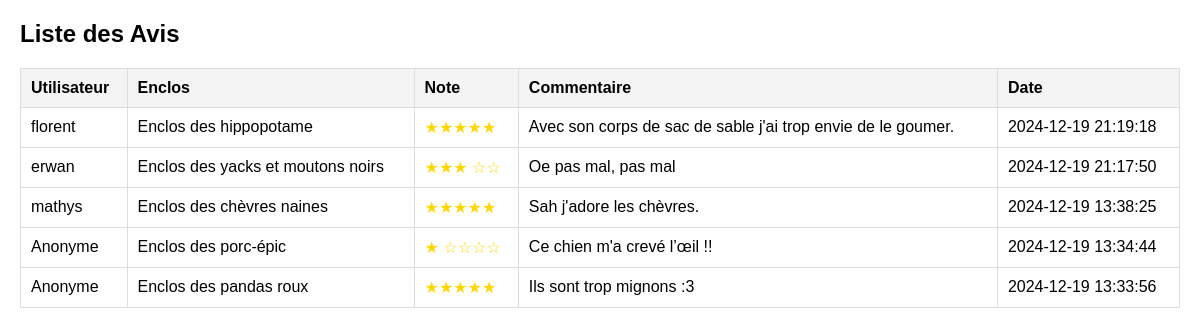
Page /back/get_review.php on the committed database.
### tables this page shows
CREATE TABLE IF NOT EXISTS `reviews` (
  `review_id` int NOT NULL AUTO_INCREMENT,
  `user_id` int DEFAULT NULL,
  `enclosure_id` int DEFAULT NULL,
  `rating` int NOT NULL,
  `comment` text,
  `created_at` timestamp NULL DEFAULT CURRENT_TIMESTAMP,
  PRIMARY KEY (`review_id`),
  KEY `user_id` (`user_id`),
  KEY `enclosure_id` (`enclosure_id`)
);

CREATE TABLE IF NOT EXISTS `users` (
  `user_id` int NOT NULL AUTO_INCREMENT,
  `username` varchar(50) NOT NULL,
  `password` varchar(255) NOT NULL,
  `email` varchar(100) NOT NULL,
  `role` enum('user','admin') NOT NULL DEFAULT 'user',
  `created_at` timestamp NULL DEFAULT CURRENT_TIMESTAMP,
  PRIMARY KEY (`user_id`),
  UNIQUE KEY `username` (`username`),
  UNIQUE KEY `email` (`email`)
);

CREATE TABLE IF NOT EXISTS `enclosures` (
  `enclosure_id` int NOT NULL AUTO_INCREMENT,
  `name` varchar(60) NOT NULL,
  `description` text,
  `status` enum('open','closed') NOT NULL DEFAULT 'open',
  `biome_id` int DEFAULT NULL,
  PRIMARY KEY (`enclosure_id`),
  KEY `biome_id` (`biome_id`)
);

### back/get_review.php (the view, shortened to what this page needs)
<?php
$host = 'localhost';
$dbname = 'projet_web_2425';
$user = 'root';
$pass = '';
try {
    $pdo = new PDO("mysql:host=$host;dbname=$dbname;charset=utf8", $user, $pass);
    $pdo->setAttribute(PDO::ATTR_ERRMODE, PDO::ERRMODE_EXCEPTION);
} catch (PDOException $e) {
    die("Erreur de connexion à la base de données : " . $e->getMessage());
}
try {
    $stmt = $pdo->query("SELECT r.review_id, r.rating, r.comment, r.created_at, u.username, e.name
                         FROM reviews r
                         LEFT JOIN users u ON r.user_id = u.user_id
                         LEFT JOIN enclosures e ON r.enclosure_id = e.enclosure_id
                         ORDER BY r.created_at DESC");
    $reviews = $stmt->fetchAll(PDO::FETCH_ASSOC);
} catch (PDOException $e) {
    die("Erreur lors de la récupération des avis : " . $e->getMessage());
}
?>
<!DOCTYPE html>
<html lang="fr">
<head>
</head>
<body>
    <h2>Liste des Avis</h2>
    <table>
        <thead>
            <tr>
                <th>Utilisateur</th>
                <th>Enclos</th>
                <th>Note</th>
                <th>Commentaire</th>
                <th>Date</th>
            </tr>
        </thead>
        <tbody>
            <?php if (empty($reviews)) : ?>
                <tr>
                    <td colspan="5">Aucun avis disponible pour le moment.</td>
                </tr>
            <?php else : ?>
                <?php foreach ($reviews as $review) : ?>
                    <tr>
                        <td><?= htmlspecialchars($review['username'] ?? 'Anonyme') ?></td>
                        <td><?= htmlspecialchars($review['name'] ?? 'Non spécifié') ?></td>
                        <td class="rating">
                            <?= str_repeat('★', $review['rating']) ?>
                            <?= str_repeat('☆', 5 - $review['rating']) ?>
                        </td>
                        <td><?= nl2br($review['comment']) ?></td>
                        <td><?= htmlspecialchars($review['created_at']) ?></td>
                    </tr>
                <?php endforeach; ?>
            <?php endif; ?>
        </tbody>
    </table>
</body>
</html>

### back/get_review.php (style rules this page uses)
body { font-family: Arial, sans-serif; margin: 20px; }
table { width: 100%; border-collapse: collapse; margin-bottom: 20px; }
table, th, td { border: 1px solid #ddd; }
th, td { padding: 10px; text-align: left; }
th { background-color: #f4f4f4; }
.rating { color: gold; }

### rows in the picture
reviews: user.username "florent", enclosure.name "Enclos des hippopotame", rating "★★★★★", comment "Avec son corps de sac de sable j'ai trop envie de le goumer.", created_at "2024-12-19 21:19:18"
reviews: user.username "erwan", enclosure.name "Enclos des yacks et moutons noirs", rating "★★★", rating "☆☆", comment "Oe pas mal, pas mal", created_at "2024-12-19 21:17:50"
reviews: user.username "mathys", enclosure.name "Enclos des chèvres naines", rating "★★★★★", comment "Sah j'adore les chèvres.", created_at "2024-12-19 13:38:25"
reviews: username "Anonyme", enclosure.name "Enclos des porc-épic", rating "★", rating "☆☆☆☆", comment "Ce chien m'a crevé l’œil !!", created_at "2024-12-19 13:34:44"
reviews: username "Anonyme", enclosure.name "Enclos des pandas roux", rating "★★★★★", comment "Ils sont trop mignons :3", created_at "2024-12-19 13:33:56"
